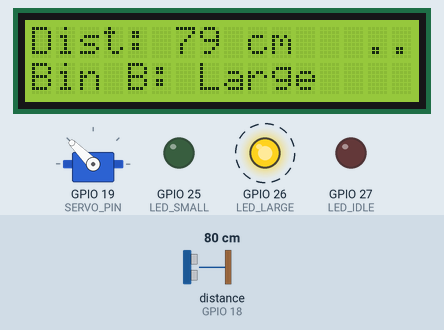
Bench run of a sketch on a simulated ESP32. On the bench: servo, 16×2 character LCD, output pins drawn as LEDs (lit = HIGH). Wiring (from diagram.json): ultrasonic range finder: trigger GPIO 5; echo GPIO 18. Dashed ring = blinking. Inputs (shaded band) come from the test bench; at power-on: distance to the obstacle (sensor on GPIO 18) 80 cm. The echo pulse lasts 58.3 µs per cm; pins used as bus, display or sensor lines are not drawn; what the sketch prints to the serial monitor is not drawn.

Above: at 2.2 s.
2.3 s: distance to the obstacle (sensor on GPIO 18) set to 120 cm
At 2.7 s:
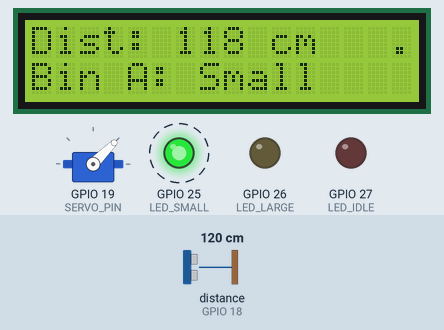
3.8 s: distance to the obstacle (sensor on GPIO 18) set to 250 cm
At 4.8 s:
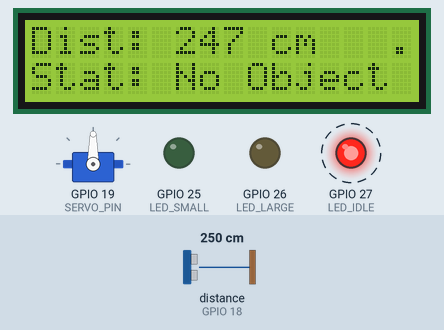
5.4 s: distance to the obstacle (sensor on GPIO 18) set to 35 cm
At 6.3 s:
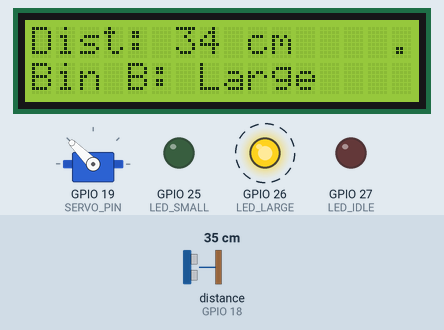
Timing chart, 0 to 14.4 s (numbered marks = the images above; inputs shaded):
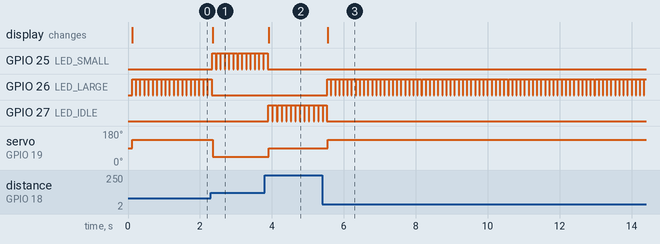

The sketch:

sketch.ino
```cpp
#include <ESP32Servo.h>
#include <Wire.h>
#include <LiquidCrystal_I2C.h>

// --- Pin Definitions ---
#define TRIG_PIN 5
#define ECHO_PIN 18
#define SERVO_PIN 19
#define LED_IDLE 27   // Red LED (No object)
#define LED_SMALL 25  // Green LED (Bin A)
#define LED_LARGE 26  // Yellow LED (Bin B)

Servo sortingServo;
LiquidCrystal_I2C lcd(0x27, 16, 2); // Standard I2C address for 16x2 LCD

// --- FreeRTOS Queue & Task Handles ---
QueueHandle_t distanceQueue;
TaskHandle_t SensorTaskHandle;
TaskHandle_t SortingTaskHandle;

void setup() {
  Serial.begin(115200);

  // Initialize GPIOs
  pinMode(TRIG_PIN, OUTPUT);
  pinMode(ECHO_PIN, INPUT);
  pinMode(LED_IDLE, OUTPUT);
  pinMode(LED_SMALL, OUTPUT);
  pinMode(LED_LARGE, OUTPUT);

  // Initialize Servo & I2C LCD
  sortingServo.attach(SERVO_PIN);
  sortingServo.write(90);

  lcd.init();
  lcd.backlight();
  lcd.setCursor(0, 0);
  lcd.print("System Booting..");

  // Create FreeRTOS Queue (holds up to 5 integer distances)
  distanceQueue = xQueueCreate(5, sizeof(int));
  if (distanceQueue == NULL) {
    Serial.println("Error: Failed to create queue");
    return;
  }

  // --- Task 1: Sensor Reading (Pinned to Core 0) ---
  xTaskCreatePinnedToCore(
    readSensorTask,
    "Sensor Task",
    2048,
    NULL,
    1,
    &SensorTaskHandle,
    0
  );

  // --- Task 2: Sorting Logic & LCD (Pinned to Core 1) ---
  xTaskCreatePinnedToCore(
    sortingTask,
    "Sorting Task",
    2048,
    NULL,
    1,
    &SortingTaskHandle,
    1
  );

  Serial.println("FreeRTOS Automated Sorting System Booted!");
  delay(1000); // Brief pause to show boot screen
}

void loop() {
  // FreeRTOS handles the tasks autonomously. Main loop is empty.
}

// ==========================================
// TASK 1: Read HC-SR04 (Runs on Core 0)
// ==========================================
void readSensorTask(void *pvParameters) {
  for (;;) {
    digitalWrite(TRIG_PIN, LOW);
    vTaskDelay(pdMS_TO_TICKS(2));
    digitalWrite(TRIG_PIN, HIGH);
    vTaskDelay(pdMS_TO_TICKS(10));
    digitalWrite(TRIG_PIN, LOW);

    long duration = pulseIn(ECHO_PIN, HIGH);
    int distance = duration * 0.034 / 2;

    // Send distance to Queue safely
    xQueueSend(distanceQueue, &distance, portMAX_DELAY);

    // Run this task every 100 milliseconds
    vTaskDelay(pdMS_TO_TICKS(100));
  }
}

// ==========================================
// TASK 2: Diverter, LEDs, & I2C LCD (Runs on Core 1)
// ==========================================
void sortingTask(void *pvParameters) {
  int receivedDistance;

  for (;;) {
    // Block and wait until data arrives in the queue from Task 1
    if (xQueueReceive(distanceQueue, &receivedDistance, portMAX_DELAY) == pdPASS) {

      digitalWrite(LED_IDLE, LOW);
      digitalWrite(LED_SMALL, LOW);
      digitalWrite(LED_LARGE, LOW);

      // Update Top Row of I2C LCD
      lcd.setCursor(0, 0);
      lcd.print("Dist: ");
      lcd.print(receivedDistance);
      lcd.print(" cm   "); // Padding spaces overwrite old characters

      // Update Bottom Row & Hardware based on thresholds
      lcd.setCursor(0, 1);
      if (receivedDistance > 200) {
        sortingServo.write(90);
        digitalWrite(LED_IDLE, HIGH);
        lcd.print("Stat: No Object ");
      }
      else if (receivedDistance > 100 && receivedDistance <= 200) {
        sortingServo.write(45);
        digitalWrite(LED_SMALL, HIGH);
        lcd.print("Bin A: Small    ");

        Serial.print("[SORTING] Small Object (");
        Serial.print(receivedDistance);
        Serial.println("cm) routed to BIN A");
      }
      else {
        sortingServo.write(135);
        digitalWrite(LED_LARGE, HIGH);
        lcd.print("Bin B: Large    ");

        Serial.print("[SORTING] Large Object (");
        Serial.print(receivedDistance);
        Serial.println("cm) routed to BIN B");
      }
    }
  }
}
```

Measured:
- after the input at 2.3 s, GPIO 25 (LED_SMALL): alternates HIGH for 0.10 s and LOW for 0.02 s, starting at once; GPIO 26 (LED_LARGE): goes on until 2.3 s, then stays LOW; servo on GPIO 19 (SERVO_PIN): 135° → 45° after 0.05 s; the display: changes after 0.06 s (image 1)
- after the input at 3.8 s, GPIO 25 (LED_SMALL): goes on until 3.9 s, then stays LOW; GPIO 27 (LED_IDLE): alternates HIGH for 0.11 s and LOW for 0.02 s, starting after 0.10 s; servo on GPIO 19 (SERVO_PIN): 45° → 90° after 0.11 s; the display: changes after 0.12 s (image 2)
- after the input at 5.4 s, GPIO 26 (LED_LARGE): alternates HIGH for 0.10 s and LOW for 0.01 s, starting after 0.14 s; GPIO 27 (LED_IDLE): goes on until 5.5 s, then stays LOW; servo on GPIO 19 (SERVO_PIN): 90° → 135° after 0.15 s; the display: changes after 0.15 s (image 3)
- by itself, GPIO 26 (LED_LARGE): alternates HIGH for 0.10 s and LOW for 0.01 s
